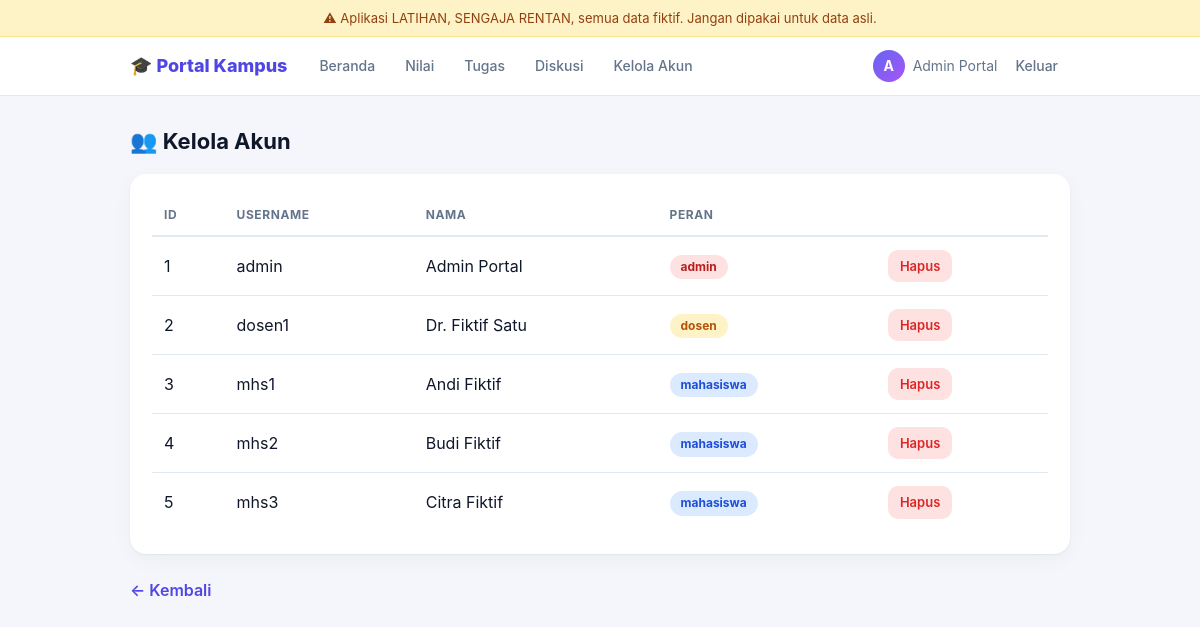
/admin.php (signed in), run on the app's committed database.
### tables this page shows
CREATE TABLE users (
  id INT AUTO_INCREMENT PRIMARY KEY,
  username VARCHAR(50) UNIQUE,
  password VARCHAR(100),           
  nama VARCHAR(100),
  nim VARCHAR(20) UNIQUE,
  email VARCHAR(100) UNIQUE,
  role ENUM('mahasiswa','dosen','admin')
);

### admin.php (the view, shortened to what this page needs)
<?php require 'config.php'; wajib_login();
banner(); ?>
<h2>👥 Kelola Akun</h2>
<div class="card"><table><thead><tr><th>ID</th><th>Username</th><th>Nama</th><th>Peran</th><th></th></tr></thead><tbody>
<?php $r = $db->query("SELECT * FROM users"); while ($u = $r->fetch_assoc()): ?>
<tr><td><?= (int)$u['id'] ?></td><td><?= htmlspecialchars($u['username']) ?></td><td><?= htmlspecialchars($u['nama']) ?></td>
<td><span class="badge <?= $u['role'] ?>"><?= $u['role'] ?></span></td>
<td><a class="btn sm red" href="?hapus=<?= (int)$u['id'] ?>" onclick="return confirm('Hapus akun ini?')">Hapus</a></td></tr>
<?php endwhile; ?></tbody></table></div>
<a class="back" href="index.php">← Kembali</a>

### config.php (shortened to what this page needs)
<?php
function banner() {
  $in = isset($_SESSION['uid']);
  echo '<!DOCTYPE html><html lang="id"><head><meta charset="utf-8"><meta name="viewport" content="width=device-width,initial-scale=1"><title>Portal Kampus</title><link rel="stylesheet" href="'.CSS_PATH.'"></head><body class="'.($in?'':'auth').'">';
  echo '<div class="banner">⚠ Aplikasi LATIHAN, SENGAJA RENTAN, semua data fiktif. Jangan dipakai untuk data asli.</div>';
  if ($in) {
    $nama = htmlspecialchars($_SESSION['nama']); $role = $_SESSION['role'];
    echo '<nav class="nav"><div class="nav-in"><a class="brand" href="index.php">🎓 Portal Kampus</a>';
    echo '<a class="lk" href="index.php">Beranda</a>';
    echo '<a class="lk" href="nilai.php?id='.(int)$_SESSION['uid'].'">Nilai</a>';
    echo '<a class="lk" href="upload.php">Tugas</a><a class="lk" href="diskusi.php">Diskusi</a>';
    if ($role==='admin') echo '<a class="lk" href="admin.php">Kelola Akun</a>';
    echo '<span class="spacer"></span><span class="chip"><span class="avatar">'.mb_strtoupper(mb_substr($nama,0,1)).'</span><span class="n">'.$nama.'</span></span>';
    echo '<a class="lk" href="logout.php">Keluar</a></div></nav>';
  }
  echo '<main class="wrap">';
}

### style.css (style rules this page uses)
:root { --primary:#4f46e5;--primary-d:#4338ca;--bg:#f4f6fb;--card:#fff;--text:#0f172a;--muted:#64748b;--line:#e2e8f0;--ok:#16a34a;--warn:#d97706;--bad:#dc2626 }
* { box-sizing:border-box }
body { margin:0;font-family:Inter,system-ui,"Segoe UI",Arial,sans-serif;background:var(--bg);color:var(--text);line-height:1.55 }
.banner { background:#fef3c7;color:#92400e;padding:8px 12px;text-align:center;font-size:13px;border-bottom:1px solid #fde68a }
.nav { background:#fff;border-bottom:1px solid var(--line);position:sticky;top:0;z-index:10 }
.nav-in { max-width:980px;margin:0 auto;padding:0 20px;display:flex;align-items:center;gap:6px;height:58px;flex-wrap:wrap }
.brand { font-weight:800;font-size:18px;color:var(--primary);text-decoration:none;margin-right:14px }
.nav a.lk { color:var(--muted);text-decoration:none;padding:7px 12px;border-radius:8px;font-size:14px;font-weight:500 }
.chip { display:flex;align-items:center;gap:8px;font-size:14px;color:var(--muted) }
.avatar { width:32px;height:32px;border-radius:50%;background:linear-gradient(135deg,#6366f1,#a855f7);color:#fff;display:inline-flex;align-items:center;justify-content:center;font-weight:700;font-size:14px;flex:none }
.wrap { max-width:980px;margin:0 auto;padding:28px 20px 60px }
h2 { font-size:22px;margin:0 0 16px }
.card { background:var(--card);border-radius:16px;padding:22px;box-shadow:0 1px 2px #0f172a0d,0 6px 20px #0f172a0a;margin-bottom:18px }
button,.btn { background:var(--primary);color:#fff;border:0;padding:11px 20px;border-radius:10px;cursor:pointer;font:inherit;font-weight:600;text-decoration:none;display:inline-block }
.btn.sm { padding:6px 12px;font-size:13px }
.btn.red { background:#fee2e2;color:var(--bad) }
table { width:100%;border-collapse:collapse }
th { font-size:12px;text-transform:uppercase;letter-spacing:.05em;color:var(--muted);text-align:left;padding:10px 12px;border-bottom:2px solid var(--line) }
td { padding:13px 12px;border-bottom:1px solid var(--line) }
tr:last-child td { border-bottom:0 }
.badge { display:inline-block;padding:3px 11px;border-radius:999px;font-size:12px;font-weight:700;background:#e2e8f0;color:#334155 }
.badge.admin { background:#fee2e2;color:#b91c1c }
.badge.dosen { background:#fef3c7;color:#b45309 }
.badge.mahasiswa { background:#dbeafe;color:#1d4ed8 }
.back { display:inline-block;margin-top:6px;color:var(--primary);text-decoration:none;font-weight:600 }

### data on the page
users: id "1", username "admin", nama "Admin Portal", role "admin"
users: id "2", username "dosen1", nama "Dr. Fiktif Satu", role "dosen"
users: id "3", username "mhs1", nama "Andi Fiktif", role "mahasiswa"
users: id "4", username "mhs2", nama "Budi Fiktif", role "mahasiswa"
users: id "5", username "mhs3", nama "Citra Fiktif", role "mahasiswa"

### other printed values
mb_strtoupper(mb_substr($nama,0,1)) "A"
$nama "Admin Portal"
